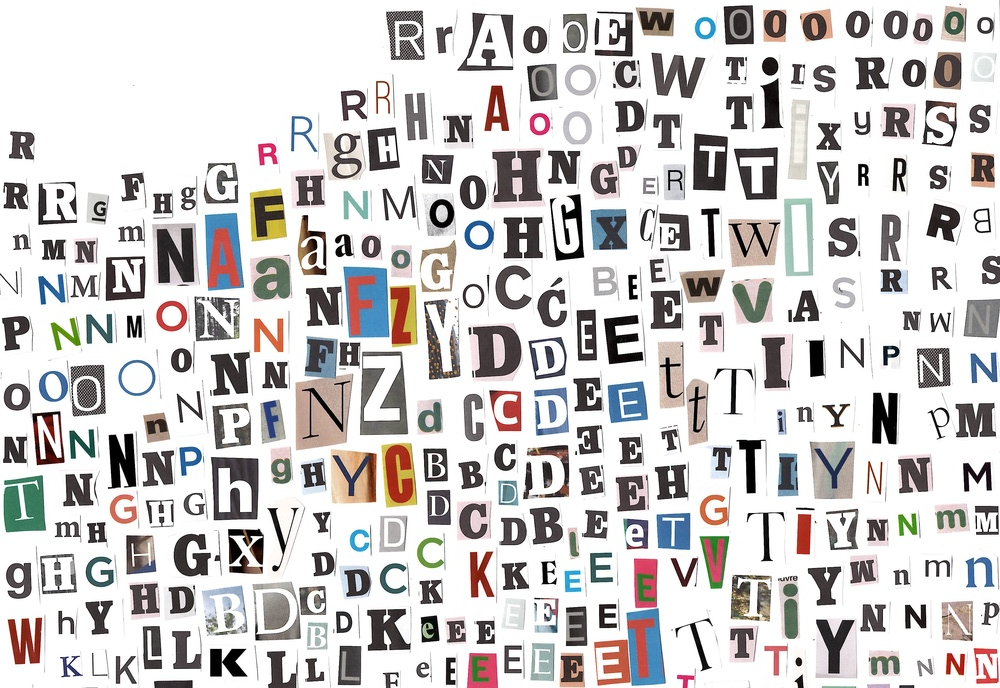
#> input picture scans/magazine_scan1.JPG, 1000 x 688 px, shrunk from 3400 x 2340 before the run; its folder holds only this picture in this run
$ python convert.py
#> lines starting #> are read from the running program, lines starting #| are printed output that depends on the picture; after the words box and inside, x2 and y2 are one past the last pixel; in counts of white or black regions, pixels touching at a corner belong together
import os
import cv2
import numpy as np
import pytesseract

# Set Tesseract path (adjust as needed)
pytesseract.pytesseract.tesseract_cmd = r"C:\Program Files\Tesseract-OCR\tesseract.exe"

current_dir = os.getcwd()
letters_dir = os.path.join(current_dir, "letters")
os.makedirs(letters_dir, exist_ok=True)

folder_path = "scans/"
image_files = [f for f in os.listdir(folder_path) if f.lower().endswith((".jpg", ".png", ".jpeg"))]

min_image_size = 10000
letter_contours = []

print(f"Found {len(image_files)} images in {folder_path}")

# Step 1: Collect contours from all images
for file in image_files:
    image_path = os.path.join(folder_path, file)
    image = cv2.imread(image_path)
#> image is the input picture: shape (688, 1000, 3); mean B, G, R 202.5, 202.9, 205.7

    if image is None:
        print(f"❌ Could not load {file}")
        continue

    print(f"📷 Processing {file}")

    gray = cv2.cvtColor(image, cv2.COLOR_BGR2GRAY)
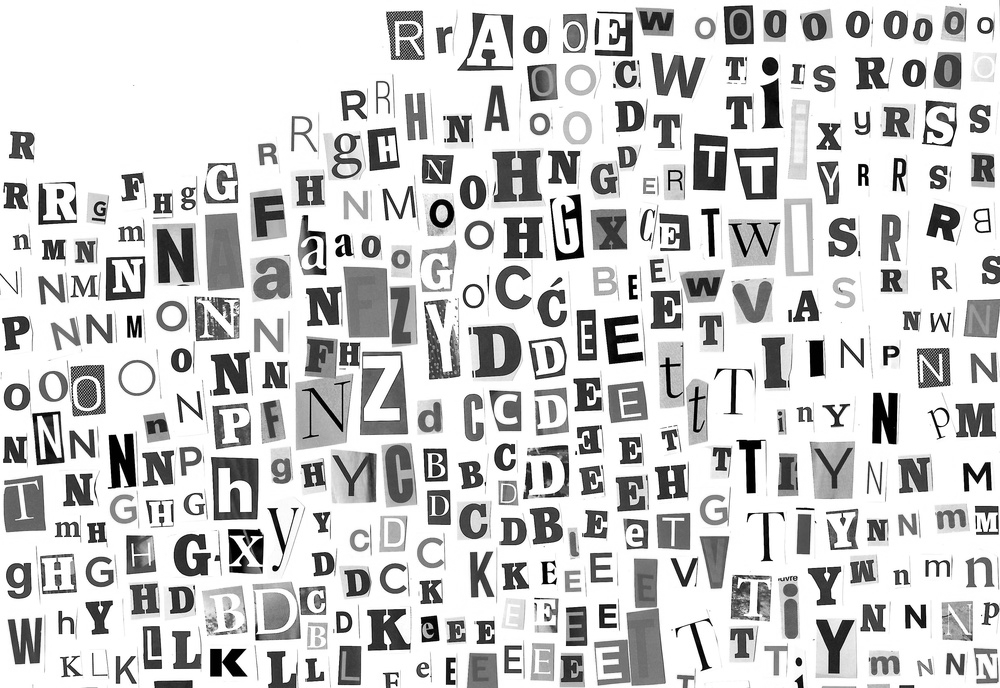
#> gray: shape (688, 1000); min 0, max 255, mean 203.7
    _, thresh = cv2.threshold(gray, 150, 255, cv2.THRESH_BINARY_INV)
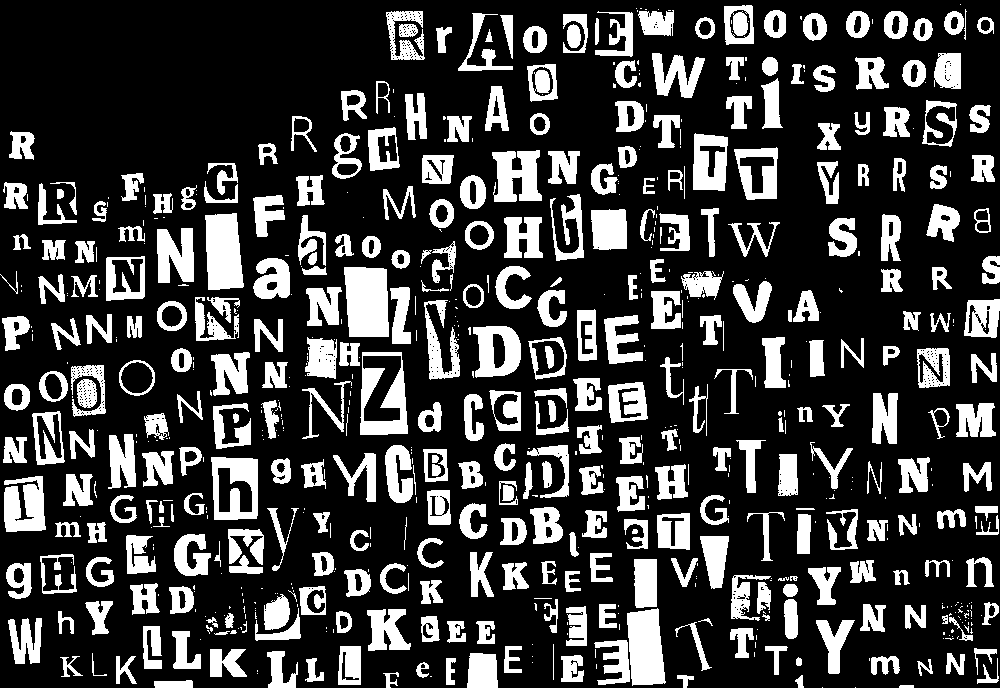
#> thresh: shape (688, 1000); 24.3% white; 704 white regions (346 under 20 px)

    contours, _ = cv2.findContours(thresh, cv2.RETR_EXTERNAL, cv2.CHAIN_APPROX_SIMPLE)
#> contours = 696 contours, 366 with area under 20; largest, box (x1, y1, x2, y2) and area: (360, 352, 408, 435) 3496, (344, 267, 389, 337) 2754, (211, 457, 258, 520) 2674, (205, 213, 244, 290) 2406, (627, 608, 666, 686) 2310

    print(f"➡️ Found {len(contours)} contours in {file}")
#| ➡️ Found 696 contours in magazine_scan1.JPG

    for contour in contours:
        x, y, w, h = cv2.boundingRect(contour)
        if w < 10 or h < 10:
            continue  # Skip small noise

        letter_crop = image[y:y+h, x:x+w]
        letter_contours.append((x, letter_crop, file))  # Save with X-position
#> this loop made 696 passes
#> (x, y, w, h) on passes 1 to 3: (855, 687, 1, 1), (822, 687, 1, 1), (899, 685, 15, 3)
#> after the loop, letter_contours = 314 items

# Step 2: Sort and save the letter crops
print(f"✂️ Total valid contours collected: {len(letter_contours)}")
#| ✂️ Total valid contours collected: 314

letter_contours.sort(key=lambda item: item[0])  # Sort left to right

saved_files = 0
for i, (_, letter_crop, source_file) in enumerate(letter_contours):
    temp_file = os.path.join(letters_dir, f"letter_{i}.png")
    cv2.imwrite(temp_file, letter_crop)

    if os.path.getsize(temp_file) >= min_image_size:
        saved_files += 1
    else:
        os.remove(temp_file)
#> this loop made 314 passes
#> pass 2, `cv2.imwrite(temp_file, letter_crop)`:
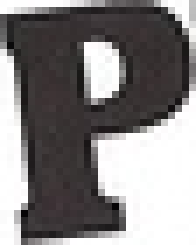
#> saved as letter_1.png: shape (35, 28, 3) (shown 7 times larger); mean B, G, R 131.4, 131.2, 134.2
#> after the loop, saved_files = 0

print(f"✅ Saved {saved_files} letter images after filtering small ones.")
#| ✅ Saved 0 letter images after filtering small ones.

# Step 3: OCR & folder sorting
ocr_success = 0
for file in os.listdir(letters_dir):
    if file.endswith(".png"):
        img_path = os.path.join(letters_dir, file)
        img = cv2.imread(img_path)
        detected_text = pytesseract.image_to_string(img, config="--psm 10").strip().upper()

        if len(detected_text) == 1 and detected_text.isalpha():
            ocr_success += 1
            letter_folder = os.path.join(letters_dir, detected_text)
            os.makedirs(letter_folder, exist_ok=True)
            os.rename(img_path, os.path.join(letter_folder, file))

print(f"🔠 OCR success on {ocr_success} letters.")
print("🏁 Letters sorted successfully!")
